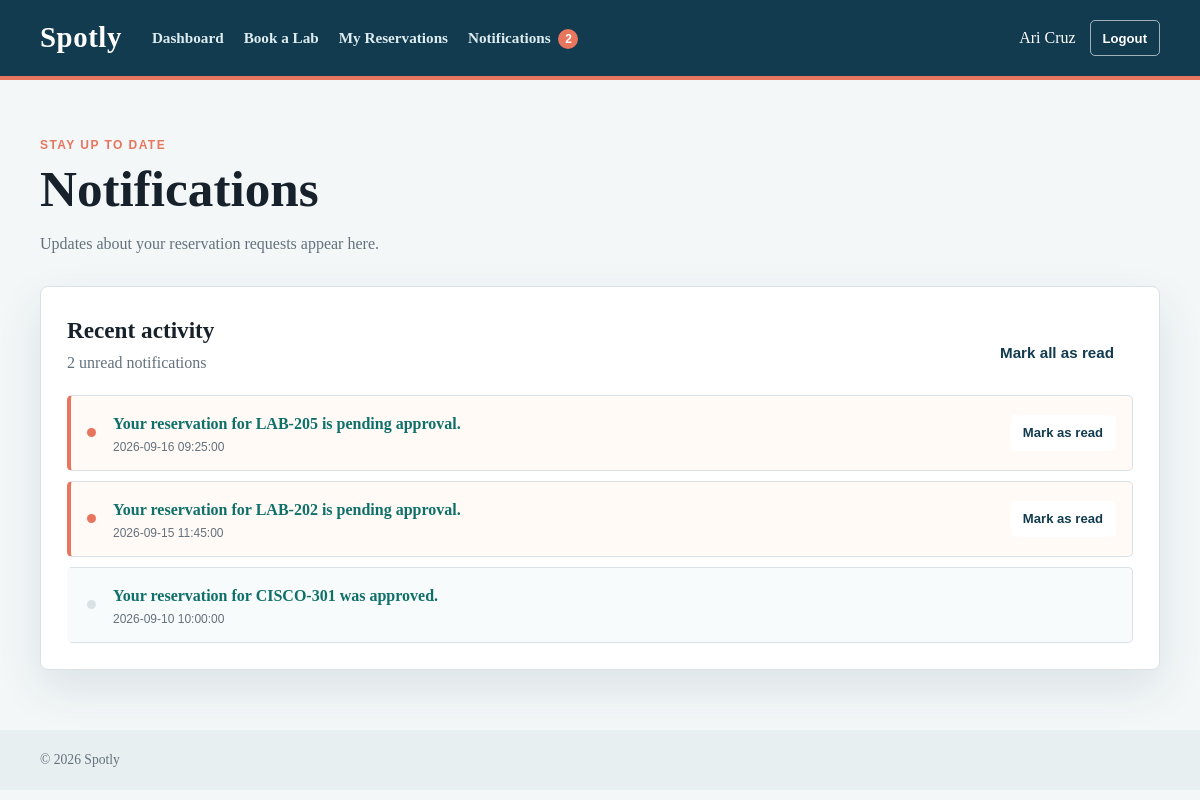
The page /pages/notifications.php (signed in) on the database its author committed.
### tables this page shows
CREATE TABLE notifications (
    notification_id INT PRIMARY KEY AUTO_INCREMENT,
    user_id INT NOT NULL,
    reservation_id INT NULL,
    message VARCHAR(255) NOT NULL,
    is_read BOOLEAN NOT NULL DEFAULT 0,
    created_at DATETIME NOT NULL DEFAULT CURRENT_TIMESTAMP,
    CONSTRAINT fk_notifications_user
        FOREIGN KEY (user_id) REFERENCES users(user_id),
    CONSTRAINT fk_notifications_reservation
        FOREIGN KEY (reservation_id) REFERENCES reservations(reservation_id)
);

### pages/notifications.php (the view, shortened to what this page needs)
<?php
require_once __DIR__ . '/../config/db.php';
$statement = $pdo->prepare(
	'SELECT notification_id, reservation_id, message, is_read, created_at
	 FROM notifications WHERE user_id = :user_id ORDER BY created_at DESC, notification_id DESC'
);
$statement->execute(['user_id' => $_SESSION['user_id']]);
$notifications = $statement->fetchAll();
$unread_count = count(array_filter($notifications, static fn (array $notification): bool => !(bool) $notification['is_read']));
require_once __DIR__ . '/../includes/header.php';
?>
<section class="page-heading">
	<p class="eyebrow">Stay up to date</p>
	<h1>Notifications</h1>
	<p class="muted">Updates about your reservation requests appear here.</p>
</section>
<section class="notification-panel card">
	<div class="notification-toolbar">
		<div>
			<h2>Recent activity</h2>
			<p class="muted"><?= $unread_count ?> unread notification<?= $unread_count === 1 ? '' : 's' ?></p>
		</div>
		<?php if ($unread_count > 0): ?>
			<form method="post">
				<button class="button button-outline-dark" type="submit">Mark all as read</button>
			</form>
		<?php endif; ?>
	</div>
	<?php if (!$notifications): ?>
		<div class="empty-state">You have no notifications yet.</div>
	<?php else: ?>
		<div class="notification-list">
			<?php foreach ($notifications as $notification): ?>
				<article class="notification-item <?= $notification['is_read'] ? 'is-read' : 'is-unread' ?>">
					<div class="notification-dot" aria-hidden="true"></div>
					<div class="notification-content">
						<?php if ($notification['reservation_id']): ?>
							<a href="my_reservations.php?reservation_id=<?= (int) $notification['reservation_id'] ?>"><?= htmlspecialchars($notification['message'], ENT_QUOTES, 'UTF-8') ?></a>
						<?php else: ?>
							<p><?= htmlspecialchars($notification['message'], ENT_QUOTES, 'UTF-8') ?></p>
						<?php endif; ?>
						<time datetime="<?= htmlspecialchars($notification['created_at'], ENT_QUOTES, 'UTF-8') ?>"><?= htmlspecialchars($notification['created_at'], ENT_QUOTES, 'UTF-8') ?></time>
					</div>
					<?php if (!$notification['is_read']): ?>
						<form method="post">
							<button class="button button-small button-outline-dark" type="submit">Mark as read</button>
						</form>
					<?php endif; ?>
				</article>
			<?php endforeach; ?>
		</div>
	<?php endif; ?>
</section>
<?php require_once __DIR__ . '/../includes/footer.php'; ?>

### assets/css/style.css (style rules this page uses)
:root { --ink: #17212b; --muted: #64717d; --line: #d9e1e7; --surface: #ffffff; --background: #f3f7f8; --navy: #123b50; --teal: #168c83; --teal-dark: #0f7069; --coral: #e8755e; --error: #a33d3d; --shadow: 0 18px 45px rgba(18, 59, 80, 0.10); }
* { box-sizing: border-box; }
body { margin: 0; color: var(--ink); background: var(--background); font-family: Georgia, 'Times New Roman', serif; line-height: 1.5; }
a { color: var(--teal-dark); font-weight: 700; }
.page-heading { margin-bottom: 30px; }
.page-heading h1, .auth-card h1 { margin: 0 0 8px; font-size: clamp(2rem, 5vw, 3.2rem); line-height: 1.05; }
.page-heading p { max-width: 620px; }
.eyebrow { margin: 0 0 10px; color: var(--coral); font: 700 0.75rem Arial, sans-serif; letter-spacing: 0.12em; text-transform: uppercase; }
.muted { color: var(--muted); }
.card { background: var(--surface); border: 1px solid var(--line); border-radius: 8px; box-shadow: var(--shadow); }
.button-outline-dark { color: var(--navy); border-color: var(--line); background: var(--surface); }
.reservation-panel, .notification-panel { padding: 26px; }
.reservation-toolbar, .notification-toolbar { display: flex; justify-content: space-between; align-items: end; gap: 20px; margin-bottom: 20px; }
.reservation-toolbar h2, .notification-toolbar h2 { margin: 0; font-size: 1.45rem; }
.reservation-toolbar p, .notification-toolbar p { margin: 3px 0 0; }
.notification-list { display: grid; gap: 10px; }
.notification-item { display: grid; grid-template-columns: 12px 1fr auto; align-items: center; gap: 14px; padding: 16px; border: 1px solid var(--line); border-left: 4px solid transparent; border-radius: 5px; }
.notification-item.is-unread { border-left-color: var(--coral); background: #fffaf6; }
.notification-item.is-read { background: #f8fbfb; }
.notification-dot { width: 9px; height: 9px; border-radius: 50%; background: var(--line); }
.is-unread .notification-dot { background: var(--coral); }
.notification-content a { text-decoration: none; }
.notification-content time { display: block; margin-top: 4px; color: var(--muted); font: 0.75rem Arial, sans-serif; }
.button { display: inline-flex; justify-content: center; align-items: center; min-height: 44px; padding: 10px 18px; border: 1px solid transparent; border-radius: 5px; font: 700 0.95rem Arial, sans-serif; text-decoration: none; cursor: pointer; }
.button-small { min-height: 36px; padding: 7px 12px; font-size: 0.82rem; }

### rows shown on the page
notifications: message "Your reservation for LAB-205 is pending approval.", created_at "2026-09-16 09:25:00"
notifications: message "Your reservation for LAB-202 is pending approval.", created_at "2026-09-15 11:45:00"
notifications: message "Your reservation for CISCO-301 was approved.", created_at "2026-09-10 10:00:00"

### other values the page prints
$unread_notifications "2"
$safe_display_name "Ari Cruz"
$unread_count "2"
